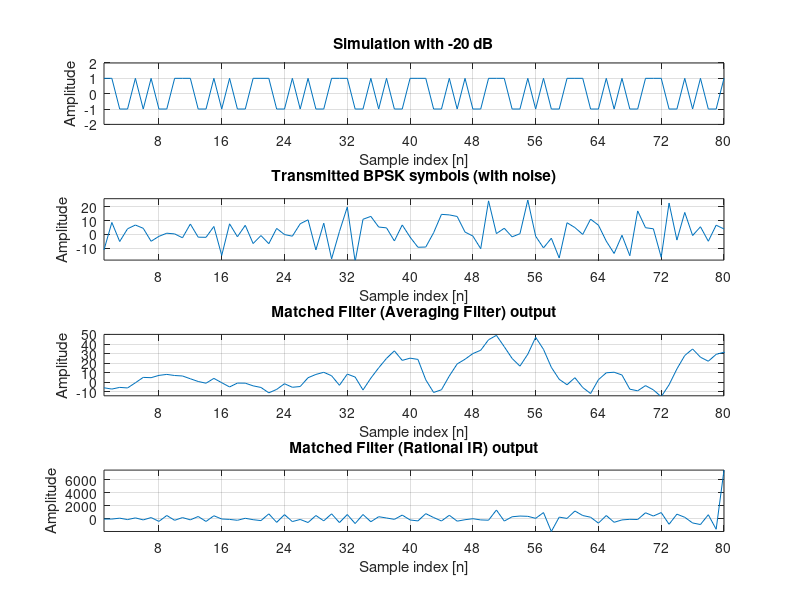
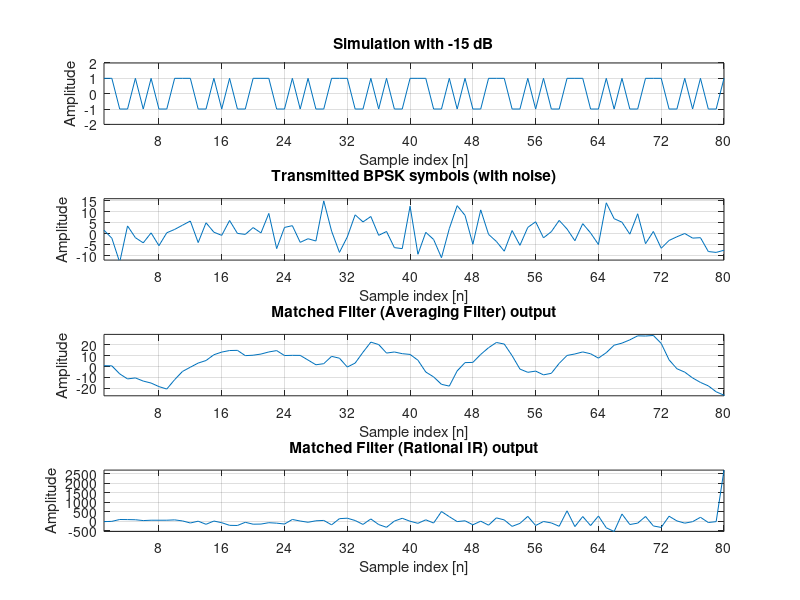
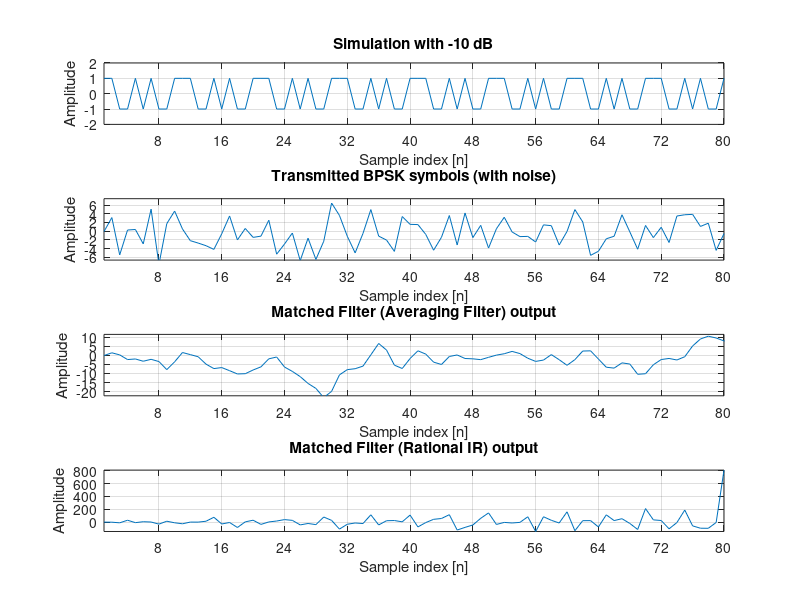
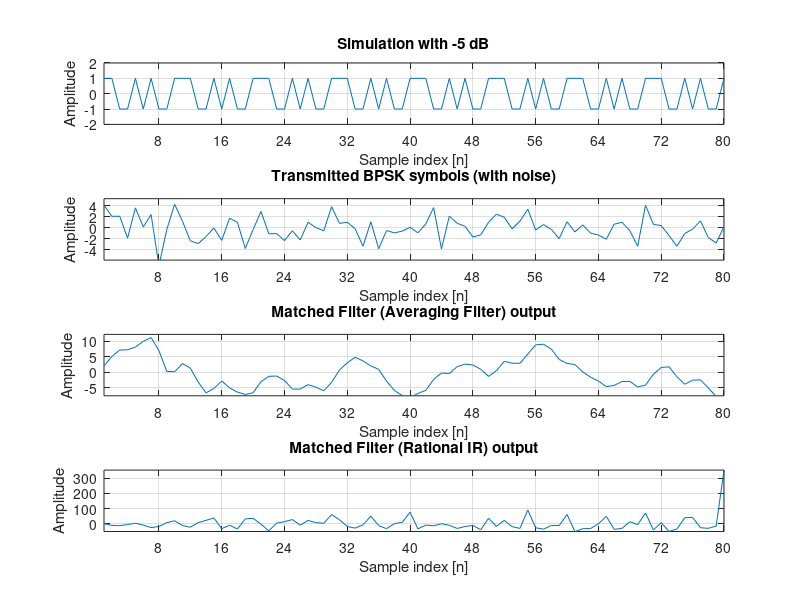

These charts were generated, in order, by the following MATLAB code:
clear all; clc;
n=10; %Number of data symbols
Tsym=8; %Symbol time interms of sample time or oversampling rate equivalently
SNRstep=5;
SNR_dB=-20:SNRstep:20;
rng('default');%set the random generator seed to default.
BinData=round(rand(1,n));
data=2*BinData-1; %BPSK data Unipolar 2 Bipolar
bpsk=reshape(repmat(data,1,Tsym)',n*Tsym,1); %BPSK signal
L=length(bpsk);
PDc1=0;
PDc2=0;
PFc1=0;
PFc2=0;
PFc=0;
PFs=0.1;
for i=1:length(SNR_dB)
 
    SNR = 10^(SNR_dB(i)/10); %SNR to linear scale
    Esym=sum(abs(bpsk).^2)/(L); %Calculate actual symbol energy
    N0=Esym/SNR; %Find the noise spectral density
    noiseSigma = sqrt(N0);%Standard deviation for AWGN Noise when x is real
    noise(:,i) = noiseSigma*randn(1,L);%computed noise
    
    receivedx(:,i)=bpsk+noise(:,i) ;
    receivedfliped=flipud(receivedx(:,i));
    
    impRes = [0.5 ones(1,6) 0.5]; %Averaging Filter -&gt; u[n]-u[n-Tsamp]
    yy1(:,i)=conv(receivedx(:,i),impRes,'full');
    
    xp(:,i)=receivedfliped;
    thresh(:,i)=noise(:,i).*xp(:,i);
    yy2(:,i)=filter(xp(:,i),1,receivedx(:,i));
    
    for j = 1:L
        if(yy1(j,i)>thresh(j,i))
            PDc1=PDc1+1;
        end
        if(yy2(j,i)>thresh(j,i))
            PDc2=PDc2+1;
        end
        if(noise(j,i)>thresh(j,i))
            PFc=PFc+1;
        end
        if(yy1(j,i)<thresh(j,i))
            PFc1=PFc1+1;
        end
        if(yy2(j,i)<thresh(j,i))
            PFc2=PFc2+1;
        end
    end
 
     PD1(:,i)=PDc1/(L*n);
     PD2(:,i)=PDc2/(L*n);
     PF1(:,i)=PFc1/(L*n);
     PF2(:,i)=PFc2/(L*n);
     PFinv(:,i)=(PFc/(L*n));
     PF(:,i)=1-PFinv(:,i);
 
     TheoryThreshold(i)=qfuncinv(PFinv(:,i)).*sqrt(SNR*noiseSigma^2);
     PFstatic(i)=PFs;
     StaticThreshold(i)=qfuncinv(PFs).*sqrt(SNR*noiseSigma^2);
     
     PDtheory(i)=qfunc((TheoryThreshold(i)-SNR)/sqrt(SNR*noiseSigma^2));
     PMdy(i)=1-PDtheory(i);
     PDstatictheory(i)=qfunc((StaticThreshold(i)-SNR)/sqrt(SNR*noiseSigma^2));
     PMstatic(i)=1-PDstatictheory(i);
     PFAtheory(i)=qfunc((1-TheoryThreshold(i))/sqrt(SNR*noiseSigma^2));
 
     figure('Color',[1 1 1]);
     subplot(4,1,1);
     plot(bpsk);
     titleX=sprintf('Simulation with %d dB',SNR_dB(i));
     title(titleX);
     xlabel('Sample index [n]');
     ylabel('Amplitude');
    set(gca,'XTick',0:8:L);
    
    axis([1 L -2 2]); grid on;
    subplot(4,1,2);
    plot(receivedx(:,i));
    title('Transmitted BPSK symbols (with noise)');
    xlabel('Sample index [n]');
    ylabel('Amplitude')
    ymax=max(receivedx(:,i))+1;
    ymin=min(receivedx(:,i))+1;
    set(gca,'XTick',0:8:L);
    axis([1 L ymin ymax]); grid on;
    subplot(4,1,3);
    plot(yy1(:,i));
    title('Matched Filter (Averaging Filter) output');
    xlabel('Sample index [n]');
    ylabel('Amplitude');
    set(gca,'XTick',0:8:L);
    ymax=max(yy1(:,i))+1;
    ymin=min(yy1(:,i))+1;
    axis([1 L ymin ymax]); grid on;
    subplot(4,1,4);
    plot(yy2(:,i));
    title('Matched Filter (Rational IR) output');
    xlabel('Sample index [n]');
    ylabel('Amplitude');
    set(gca,'XTick',0:8:L);
    ymax=max(yy2(:,i))+1;
    ymin=min(yy2(:,i))+1;
    axis([1 L ymin ymax]); grid on;
    pause(1);
end
figure
plot(SNR_dB,PD1,'-ro',...
    'LineWidth',2,'MarkerEdgeColor','k',...
    'MarkerFaceColor','g','MarkerSize',5);
hold on
plot(SNR_dB,PD2,'-bo',...
    'LineWidth',2,'MarkerEdgeColor','y',...
    'MarkerFaceColor','g','MarkerSize',5);
legend('Averaging Filter','Rational IR Filter')
ylabel('Probability of Detection P_D');
xlabel('SNR_d_B');
title('Probability of Detection');
grid on;
figure
plot(SNR_dB,PDtheory,'-go',...
    'LineWidth',2,'MarkerEdgeColor','k',...
    'MarkerFaceColor','g','MarkerSize',5);
ylabel('Probability of Detection P_D');
xlabel('SNR_d_B');
title('Theoritical P_D');
grid on;
figure
plot(SNR_dB,PF,'-mo',...
    'LineWidth',2,'MarkerEdgeColor','g',...
    'MarkerFaceColor','g','MarkerSize',5);
ylabel('Probability of False Alarm P_F_A');
xlabel('SNR_d_B');
title('Probability of False Alarm');
grid on;
PM1=1-PD1;
PM2=1-PD2;
figure
plot(SNR_dB,PM1,'-ro',...
    'LineWidth',2,'MarkerEdgeColor','k',...
    'MarkerFaceColor','g','MarkerSize',5);
hold on
TheoryThreshold=TheoryThreshold(end:-1:1);
plot(SNR_dB,PM2,'-bo',...
    'LineWidth',2,'MarkerEdgeColor','y',...
    'MarkerFaceColor','g','MarkerSize',5);
legend('Averaging Filter','Rational IR Filter')
ylabel('Probability of Miss Ditection P_M');
xlabel('SNR_d_B');
title('Probability of Miss Ditection');
grid on;
TER1=PM1+PF;
TER2=PM2+PF;
figure
plot(SNR_dB,TER1,'-bo',...
    'LineWidth',2,'MarkerEdgeColor','k',...
    'MarkerFaceColor','g','MarkerSize',5);
hold on
plot(SNR_dB,TER2,'-go',...
    'LineWidth',2,'MarkerEdgeColor','y',...
    'MarkerFaceColor','g','MarkerSize',5);
legend('Averaging Filter','Rational IR Filter')
ylabel('TER');
xlabel('SNR_d_B');
title('TOtal Error rate');
grid on;
figure
plot(SNR_dB,PFAtheory,'-yo',...
    'LineWidth',2,'MarkerEdgeColor','r',...
    'MarkerFaceColor','g','MarkerSize',5);
ylabel('Probability of False Alarm P_F_A');
xlabel('SNR_d_B');
title('Probability of False Alarm Theoritical');
grid on;
figure
plot(thresh(:,1),'LineWidth',1.5)
hold on
plot(thresh(:,2),'LineWidth',1.5)
plot(thresh(:,3),'LineWidth',1.5)
plot(thresh(:,4),'LineWidth',1.5)
plot(thresh(:,5),'LineWidth',1.5)
plot(thresh(:,6),'LineWidth',1.5)
plot(thresh(:,7),'LineWidth',1.5)
plot(thresh(:,8),'LineWidth',1.5)
plot(thresh(:,9),'LineWidth',1.5)
legend('-20 dB','-15  dB','-10 dB','-5 dB','0 dB','5 dB','10 dB','15 dB','20 dB')
xlabel('Time Index')
ylabel('Energy')
title('Simulated Dynamic Thresholds')
figure
plot(SNR_dB,StaticThreshold,'-m*',...
    'LineWidth',2,'MarkerEdgeColor','b',...
    'MarkerFaceColor','g','MarkerSize',5);
hold on
plot(SNR_dB,TheoryThreshold,'-yo',...
    'LineWidth',2,'MarkerEdgeColor','k',...
    'MarkerFaceColor','g','MarkerSize',5);
legend('Static Threshold','Dynamic Threshold')
ylabel('THreshold');
xlabel('SNR_d_B');
title('THreshold');
grid on;
figure
plot(SNR_dB,PDstatictheory,'LineWidth',1.5)
hold on
plot(SNR_dB,PDtheory,'LineWidth',1.5)
legend('Static','Dynamic')
ylabel('P_D');
xlabel('SNR_d_B');
title('P_D Static vs Dynamic')
figure
plot(SNR_dB,PFstatic,'LineWidth',1.5)
hold on
plot(SNR_dB,PF,'LineWidth',1.5)
legend('Static','Dynamic')
ylabel('P_F_A');
xlabel('SNR_d_B');
title('P_F_A Static vs Dynamic')
figure
plot(SNR_dB,PMstatic,'LineWidth',1.5)
hold on
plot(SNR_dB,PMdy,'LineWidth',1.5)
legend('Static','Dynamic')
ylabel('P_M');
xlabel('SNR_d_B');
title('P_M Static vs Dynamic')
